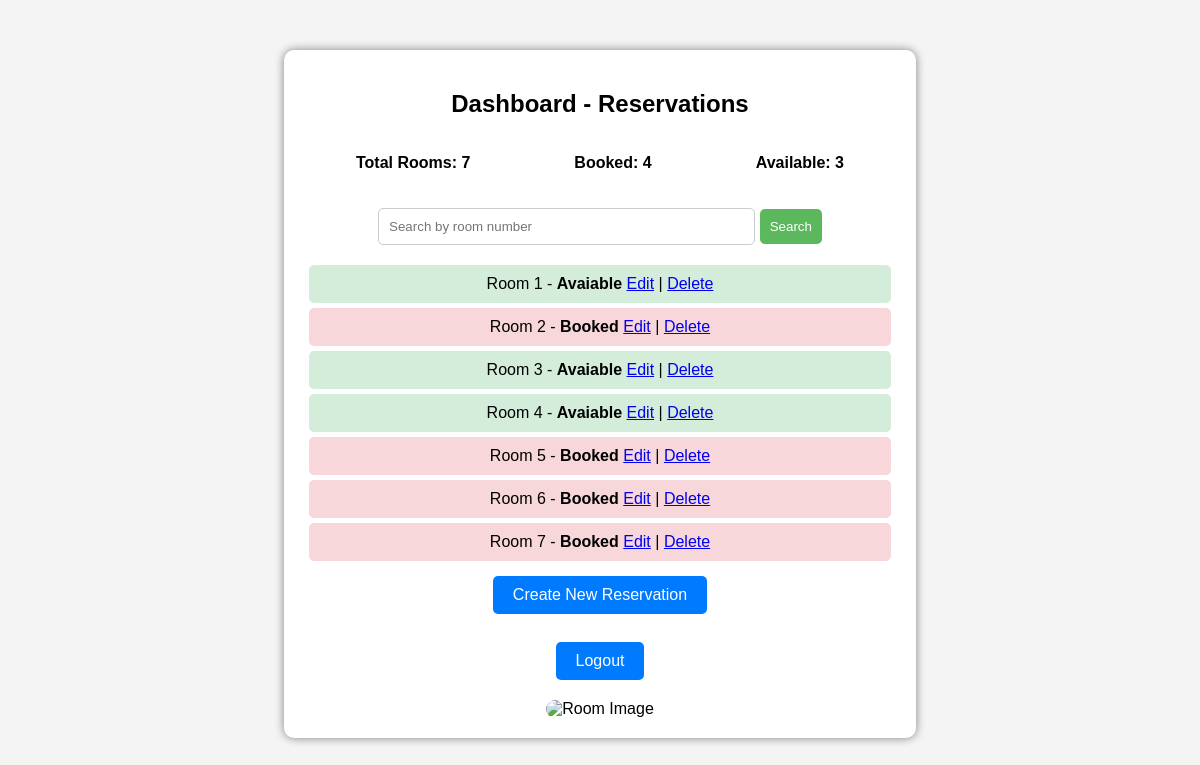
/dashboard.php (signed in), run on the app's committed database.
### tables this page shows
CREATE TABLE `reservations` (
  `id` int(11) NOT NULL,
  `room_number` varchar(10) NOT NULL,
  `status` varchar(20) NOT NULL
);

### dashboard.php (the view, shortened to what this page needs)
<?php
require 'config.php';
function getTotalRooms($pdo) {
    return $pdo->query("SELECT COUNT(*) FROM reservations")->fetchColumn();
}
function getBookedRooms($pdo) {
    return $pdo->query("SELECT COUNT(*) FROM reservations WHERE status='Booked'")->fetchColumn();
}
function getReservations($pdo, $filter = '') {
    $sql = "SELECT * FROM reservations";
    $stmt = $pdo->prepare($sql);
    if (!empty($filter)) {
        $stmt->execute(['filter' => "%$filter%"]);
    } else {
        $stmt->execute();
    }
    return $stmt->fetchAll();
}
$searchQuery = $_GET['search'] ?? '';
$rooms = getReservations($pdo, $searchQuery);
$totalRooms = getTotalRooms($pdo);
$bookedRooms = getBookedRooms($pdo);
$availableRooms = $totalRooms - $bookedRooms;
?>
<!DOCTYPE html>
<html lang="en">
<head>
    <link rel="stylesheet" href="dashboardstyle.css">
</head>
<body>
    <div class="container">
        <h2>Dashboard - Reservations</h2>
        <div class="stats">
            <p>Total Rooms: <strong><?php echo $totalRooms; ?></strong></p>
            <p>Booked: <strong><?php echo $bookedRooms; ?></strong></p>
            <p>Available: <strong><?php echo $availableRooms; ?></strong></p>
        </div>
        <form method="GET" action="">
            <input type="text" name="search" placeholder="Search by room number" value="<?php echo htmlspecialchars($searchQuery); ?>">
            <button type="submit">Search</button>
        </form>
        <?php foreach ($rooms as $room): ?>
            <p class="room <?php echo $room['status'] == 'Booked' ? 'booked' : 'available'; ?>">
                Room <?php echo htmlspecialchars($room['room_number']); ?> -
                <strong><?php echo htmlspecialchars($room['status']); ?></strong>
                <a href='edit.php?id=<?php echo $room['id']; ?>'>Edit</a> |
                <a href='delete.php?id=<?php echo $room['id']; ?>' onclick="return confirm('Are you sure?');">Delete</a>
            </p>
        <?php endforeach; ?>
        <a href="create.php" class="btn">Create New Reservation</a>
        <br><br>
        <a href="logout.php" class="btn">Logout</a>
        <div class="slider">
            <img id="slider-img" src="images/room.jpg" alt="Room Image">
        </div>
    </div>
</body>
</html>

### dashboardstyle.css (style rules this page uses)
body { font-family: Arial, sans-serif; background-color: #f4f4f4; text-align: center; }
.container { background: white; padding: 20px; margin: 50px auto; width: 50%; border-radius: 10px; box-shadow: 0px 0px 10px gray; }
.stats { display: flex; justify-content: space-around; font-weight: bold; margin-bottom: 20px; }
form { margin-bottom: 20px; }
input { padding: 10px; width: 60%; border-radius: 5px; border: 1px solid #ccc; }
button { padding: 10px; background-color: #5cb85c; color: white; border: none; border-radius: 5px; }
.btn { display: inline-block; padding: 10px 20px; margin-top: 10px; background-color: #007BFF; color: white; text-decoration: none; border-radius: 5px; }
.room { padding: 10px; margin: 5px; border-radius: 5px; }
.booked { background-color: #f8d7da; }
.available { background-color: #d4edda; }
.slider { margin-top: 20px; }
.slider img { width: 100%; height: auto; border-radius: 10px; }

### data on the page
reservations: room_number "1", status "Avaiable"
reservations: room_number "2", status "Booked"
reservations: room_number "3", status "Avaiable"
reservations: room_number "4", status "Avaiable"
reservations: room_number "5", status "Booked"
reservations: room_number "6", status "Booked"
reservations: room_number "7", status "Booked"

### other printed values
$totalRooms "7"
$bookedRooms "4"
$availableRooms "3"
